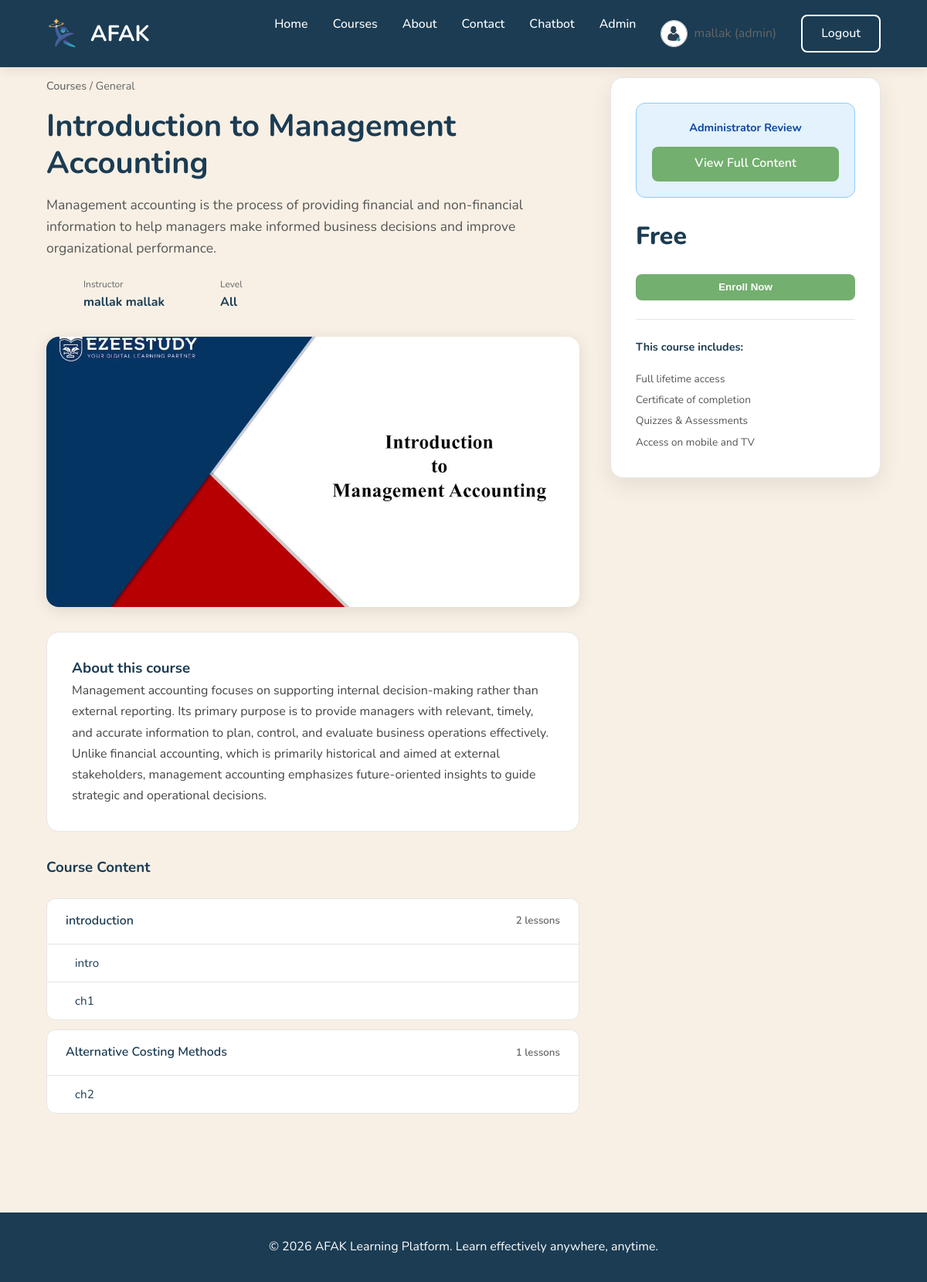
Page /course-detail.php?id=5 (signed in) on the committed database.
### tables this page shows
CREATE TABLE IF NOT EXISTS `courses` (
  `id` int(10) UNSIGNED NOT NULL AUTO_INCREMENT,
  `title` varchar(255) NOT NULL,
  `slug` varchar(191) NOT NULL,
  `description` text NOT NULL,
  `short_description` varchar(500) DEFAULT NULL,
  `thumbnail_url` varchar(500) DEFAULT NULL,
  `category_id` int(10) UNSIGNED DEFAULT NULL,
  `instructor_id` int(10) UNSIGNED NOT NULL,
  `status` enum('draft','pending_review','approved','rejected','published') NOT NULL DEFAULT 'draft',
  `is_free` tinyint(1) NOT NULL DEFAULT '1',
  `price` decimal(10,2) DEFAULT NULL,
  `duration_hours` int(10) UNSIGNED DEFAULT NULL COMMENT 'Estimated total hours',
  `level` enum('beginner','intermediate','advanced','all') DEFAULT 'all',
  `learning_style` enum('visual','verbal','mixed') NOT NULL DEFAULT 'mixed',
  `approved_by` int(10) UNSIGNED DEFAULT NULL,
  `approved_at` timestamp NULL DEFAULT NULL,
  `rejection_reason` text,
  `created_at` timestamp NULL DEFAULT CURRENT_TIMESTAMP,
  `updated_at` timestamp NULL DEFAULT CURRENT_TIMESTAMP ON UPDATE CURRENT_TIMESTAMP,
  `cover_url` varchar(500) DEFAULT NULL COMMENT 'Course cover image',
  PRIMARY KEY (`id`),
  UNIQUE KEY `slug` (`slug`),
  KEY `approved_by` (`approved_by`),
  KEY `idx_courses_status` (`status`),
  KEY `idx_courses_instructor` (`instructor_id`),
  KEY `idx_courses_category` (`category_id`)
);

CREATE TABLE IF NOT EXISTS `users` (
  `id` int(10) UNSIGNED NOT NULL AUTO_INCREMENT,
  `username` varchar(50) NOT NULL,
  `email` varchar(191) NOT NULL,
  `password_hash` varchar(255) NOT NULL,
  `first_name` varchar(100) NOT NULL,
  `last_name` varchar(100) NOT NULL,
  `role` enum('student','instructor','admin') NOT NULL DEFAULT 'student',
  `avatar_url` varchar(500) DEFAULT NULL,
  `bio` text,
  `is_active` tinyint(1) NOT NULL DEFAULT '1',
  `email_verified_at` timestamp NULL DEFAULT NULL,
  `last_login_at` timestamp NULL DEFAULT NULL,
  `created_at` timestamp NULL DEFAULT CURRENT_TIMESTAMP,
  `updated_at` timestamp NULL DEFAULT CURRENT_TIMESTAMP ON UPDATE CURRENT_TIMESTAMP,
  `survey_skipped` tinyint(1) DEFAULT '0',
  PRIMARY KEY (`id`),
  UNIQUE KEY `username` (`username`),
  UNIQUE KEY `email` (`email`),
  KEY `idx_users_role` (`role`)
);

CREATE TABLE IF NOT EXISTS `course_units` (
  `id` int(10) UNSIGNED NOT NULL AUTO_INCREMENT,
  `course_id` int(10) UNSIGNED NOT NULL,
  `title` varchar(255) NOT NULL,
  `description` text,
  `sort_order` int(10) UNSIGNED NOT NULL DEFAULT '0',
  `created_at` timestamp NULL DEFAULT CURRENT_TIMESTAMP,
  `updated_at` timestamp NULL DEFAULT CURRENT_TIMESTAMP ON UPDATE CURRENT_TIMESTAMP,
  PRIMARY KEY (`id`),
  KEY `idx_course_units_course` (`course_id`),
  KEY `idx_course_units_order` (`course_id`,`sort_order`)
);

CREATE TABLE IF NOT EXISTS `course_materials` (
  `id` int(10) UNSIGNED NOT NULL AUTO_INCREMENT,
  `unit_id` int(10) UNSIGNED NOT NULL,
  `title` varchar(255) NOT NULL,
  `type` enum('video','pdf','document','slide','link','h5p') NOT NULL,
  `content_url` varchar(500) NOT NULL,
  `file_path` varchar(500) DEFAULT NULL,
  `duration_seconds` int(10) UNSIGNED DEFAULT NULL COMMENT 'For videos',
  `sort_order` int(10) UNSIGNED NOT NULL DEFAULT '0',
  `created_at` timestamp NULL DEFAULT CURRENT_TIMESTAMP,
  `updated_at` timestamp NULL DEFAULT CURRENT_TIMESTAMP ON UPDATE CURRENT_TIMESTAMP,
  `h5p_url` text,
  PRIMARY KEY (`id`),
  KEY `idx_materials_unit` (`unit_id`)
);

### includes/functions.php (called while the page is built, shortened)
<?php
function e(string $str): string {
    return htmlspecialchars($str, ENT_QUOTES, 'UTF-8');
}
function url(string $path): string {
    $base = defined('BASE_PATH') ? '/' . trim(BASE_PATH, '/') : '';
    $cleanPath = ltrim($path, '/');
    return rtrim($base, '/') . '/' . ltrim($cleanPath, '/');
}

### includes/auth.php (called while the page is built, shortened)
<?php
function isLoggedIn(): bool {
    return isset($_SESSION['user_id']) && !empty($_SESSION['user_id']);
}

### course-detail.php (the view, shortened to what this page needs)
<?php
require_once __DIR__ . '/config/db.php';
require_once __DIR__ . '/includes/auth.php';
require_once __DIR__ . '/includes/functions.php';
$id = (int)($_GET['id'] ?? 0);
$isAdmin = (isset($_SESSION['role']) && $_SESSION['role'] === 'admin');
$sql = "
    SELECT c.*, u.first_name, u.last_name, cat.name as category_name
    FROM courses c
    JOIN users u ON c.instructor_id = u.id
    LEFT JOIN categories cat ON c.category_id = cat.id
    WHERE c.id = ?
";
$stmt = $pdo->prepare($sql);
$stmt->execute([$id]);
$course = $stmt->fetch();
$enrolled = false;
$enrollmentStatus = null;
$canEnroll = $course['is_free'] || $enrolled;
$paymentStatus = null;
$stmtUnits = $pdo->prepare("SELECT * FROM course_units WHERE course_id = ? ORDER BY sort_order ASC");
$stmtUnits->execute([$id]);
$units = $stmtUnits->fetchAll();
$allMaterials = [];
$stmtMats = $pdo->prepare("SELECT * FROM course_materials WHERE unit_id IN (SELECT id FROM course_units WHERE course_id = ?) ORDER BY sort_order ASC");
$stmtMats->execute([$id]);
foreach ($stmtMats->fetchAll() as $m) { $allMaterials[$m['unit_id']][] = $m; }
require_once __DIR__ . '/includes/header.php';
?>
<div class="course-detail-container" style="display: grid; grid-template-columns: 1fr 350px; gap: 2.5rem; align-items: start;">
    <div>
        <div class="course-hero-content" style="margin-bottom: 2rem;">
            <nav style="font-size: 0.9rem; margin-bottom: 1rem; color: var(--text-muted);">
                <a href="<?= url('courses.php') ?>" style="color: inherit;">Courses</a> / <?= e($course['category_name'] ?? 'General') ?>
            </nav>
            <h1 style="font-size: 2.5rem; margin-bottom: 1rem; line-height: 1.2;"><?= e($course['title']) ?></h1>
            <p style="font-size: 1.1rem; color: #555; margin-bottom: 1.5rem;"><?= e($course['short_description'] ?? '') ?></p>
            <div class="course-quick-meta" style="display: flex; gap: 1.5rem; flex-wrap: wrap; align-items: center;">
                <div style="display: flex; align-items: center; gap: 0.5rem;">
                    <span style="background: var(--light); padding: 0.5rem; border-radius: 50%; width: 40px; height: 40px; display: flex; align-items: center; justify-content: center;"></span>
                    <div>
                        <small style="display: block; color: var(--text-muted); font-size: 0.75rem;">Instructor</small>
                        <strong><?= e($course['first_name'] . ' ' . $course['last_name']) ?></strong>
                    </div>
                </div>
                <div style="display: flex; align-items: center; gap: 0.5rem;">
                    <span style="background: var(--light); padding: 0.5rem; border-radius: 50%; width: 40px; height: 40px; display: flex; align-items: center; justify-content: center;"></span>
                    <div>
                        <small style="display: block; color: var(--text-muted); font-size: 0.75rem;">Level</small>
                        <strong><?= ucfirst(e($course['level'] ?? 'All')) ?></strong>
                    </div>
                </div>
            </div>
        </div>
        <?php if (!empty($course['thumbnail_url']) && $course['thumbnail_url'] !== 'NULL'): ?>
            <img src="<?= e(url($course['thumbnail_url'])) ?>" alt="<?= e($course['title']) ?>" style="width: 100%; height: 350px; object-fit: cover; border-radius: 16px; margin-bottom: 2rem; box-shadow: 0 4px 20px rgba(0,0,0,0.1);">
        <?php else: ?>
            <img src="<?= url('assets/img/cover1.png') ?>" alt="No Image" style="width: 100%; height: 350px; object-fit: cover; border-radius: 16px; margin-bottom: 2rem; box-shadow: 0 4px 20px rgba(0,0,0,0.1);">
        <?php endif ?>
        <div style="background: white; padding: 2rem; border-radius: 16px; margin-bottom: 2rem; border: 1px solid var(--border);">
            <h3>About this course</h3>
            <div style="line-height: 1.7; color: #444;"><?= nl2br(e($course['description'])) ?></div>
        </div>
        <?php if (!empty($units)): ?>
            <div class="curriculum-preview" style="margin-bottom: 2rem;">
                <h3 style="margin-bottom: 1.5rem;">Course Content</h3>
                <?php foreach ($units as $u): ?>
                    <div style="border: 1px solid var(--border); border-radius: 12px; margin-bottom: 0.75rem; overflow: hidden; background: white;">
                        <div style="background: var(--light); padding: 1rem 1.5rem; font-weight: 600; display: flex; justify-content: space-between; align-items: center;">
                            <span><?= e($u['title']) ?></span>
                            <small class="text-muted"><?= count($allMaterials[$u['id']] ?? []) ?> lessons</small>
                        </div>
                        <?php if (isset($allMaterials[$u['id']])): ?>
                            <ul style="list-style: none; margin: 0; padding: 0;">
                                <?php foreach ($allMaterials[$u['id']] as $m): ?>
                                    <li style="padding: 0.75rem 1.5rem; border-top: 1px solid var(--border); display: flex; align-items: center; gap: 0.75rem; font-size: 0.95rem;">
                                        <?= e($m['title']) ?>
                                    </li>
                                <?php endforeach ?>
                            </ul>
                        <?php endif ?>
                    </div>
                <?php endforeach ?>
            </div>
        <?php endif ?>
    </div>
    <div style="background: white; padding: 2rem; border-radius: 16px; box-shadow: 0 10px 30px rgba(0,0,0,0.08); position: sticky; top: 2rem; border: 1px solid var(--border);">
        <?php if ($isAdmin): ?>
            <div style="margin-bottom: 1.5rem; padding: 1.25rem; background: #e3f2fd; border: 1px solid #90caf9; border-radius: 12px; text-align: center;">
                <p style="margin-bottom: 0.8rem; font-weight: 700; color: #0d47a1; font-size: 0.9rem;">Administrator Review</p>
                <a href="<?= url('admin/course-preview.php?id=' . $id) ?>" class="btn btn-primary" style="width: 100%; display: block;">View Full Content</a>
            </div>
        <?php endif; ?>
        <?php if ($course['is_free']): ?>
            <p style="font-size: 2rem; font-weight: 800; color: var(--teal); margin-bottom: 1.5rem;">Free</p>
        <?php else: ?>
            <p style="font-size: 2rem; font-weight: 800; margin-bottom: 1.5rem;"><?= number_format($course['price'], 2) ?> <span style="font-size: 1rem; font-weight: 400; color: var(--text-muted);">OMR</span></p>
        <?php endif ?>
        <?php if ($enrolled): ?>
            <a href="<?= url('course-view.php?id=' . $id) ?>" class="btn btn-primary" style="width: 100%; display: block; text-align: center; margin-bottom: 0.75rem;">
                <?= $enrollmentStatus === 'completed' ? 'Revisit Course' : 'Continue Learning' ?>
            </a>
            <?php if ($enrollmentStatus === 'completed'): ?>
                <a href="<?= url('my-certificates.php') ?>" class="btn btn-secondary" style="width: 100%; display: block; text-align: center;">View Certificate</a>
            <?php endif ?>
        <?php elseif ($canEnroll && isLoggedIn()): ?>
            <form method="POST" action="<?= url('enroll.php') ?>">
                <button type="submit" class="btn btn-primary" style="width: 100%;">Enroll Now</button>
            </form>
        <?php elseif (isLoggedIn() && $paymentStatus === 'pending'): ?>
            <div class="alert alert-warning" style="text-align: center; font-weight: 600;">Payment pending admin approval.</div>
        <?php elseif (isLoggedIn() && !$course['is_free']): ?>
            <a href="<?= url('payment.php?id=' . $id) ?>" class="btn btn-primary" style="width: 100%; display: block; text-align: center;">Pay Now</a>
        <?php else: ?>
            <a href="<?= url('login.php?redirect=' . urlencode('course-detail.php?id=' . $id)) ?>" class="btn btn-primary" style="width: 100%; display: block; text-align: center;">Login to Enroll</a>
        <?php endif ?>
        <div style="margin-top: 1.5rem; border-top: 1px solid var(--border); padding-top: 1.5rem;">
            <h4 style="font-size: 0.9rem; margin-bottom: 1rem;">This course includes:</h4>
            <ul style="list-style: none; padding: 0; font-size: 0.85rem; color: #555; line-height: 2;">
                <li>Full lifetime access</li>
                <li>Certificate of completion</li>
                <li>Quizzes & Assessments</li>
                <li>Access on mobile and TV</li>
            </ul>
        </div>
    </div>
</div>
<?php require_once __DIR__ . '/includes/footer.php'; ?>

### assets/css/style.css (style rules this page uses)
:root { --primary: #1B3C53; --primary-dark: #163042; --accent: #73AF6F; --beige: #EADBC8; --beige-dark: #DAC0A3; --background: #F8F0E5; --white: #ffffff; --border: #e6e6e6; --text: #1B3C53; --text-muted: #666; --dark: #1B3C53; --shadow: 0 4px 15px rgba(0,0,0,0.08); }
* { margin: 0; padding: 0; box-sizing: border-box; }
body { font-family: 'Nunito', sans-serif; background: var(--background); color: var(--text); line-height: 1.6; }
img { max-width: 100%; display: block; }
a { text-decoration: none; color: var(--primary); }
nav a, .nav-links a { color: white; font-weight: 500; }
.btn { display: inline-block; padding: 0.6rem 1.5rem; border-radius: 8px; font-weight: 600; border: none; cursor: pointer; transition: 0.3s ease; }
.btn-primary { background: var(--accent); color: white; }
.text-muted { color: var(--text-muted); }

### rows in the picture
courses: title "Introduction to Management Accounting", short_description "Management accounting is the process of providing financial and non-financial information to help managers make informed business decisions and improve organizational performance.", instructor.last_name "mallak mallak", level "All", thumbnail_url (picture), description "Management accounting focuses on supporting internal decision-making rather than external reporting. Its primary purpose is to provide managers with relevant, timely, and accurate information to plan, control, and evaluate business operations effectively. Unlike financial accounting, which is primarily historical and aimed at external stakeholders, management accounting emphasizes future-oriented insights to guide strategic and operational decisions."
course_units: title "introduction", id "2"
course_materials: title "intro"
course_materials: title "ch1"
course_units: title "Alternative Costing Methods", id "1"
course_materials: title "ch2"

### other values in the picture
$_SESSION['first_name'] "mallak"
$_SESSION['role'] "admin"
$course['category_name'] "General"
